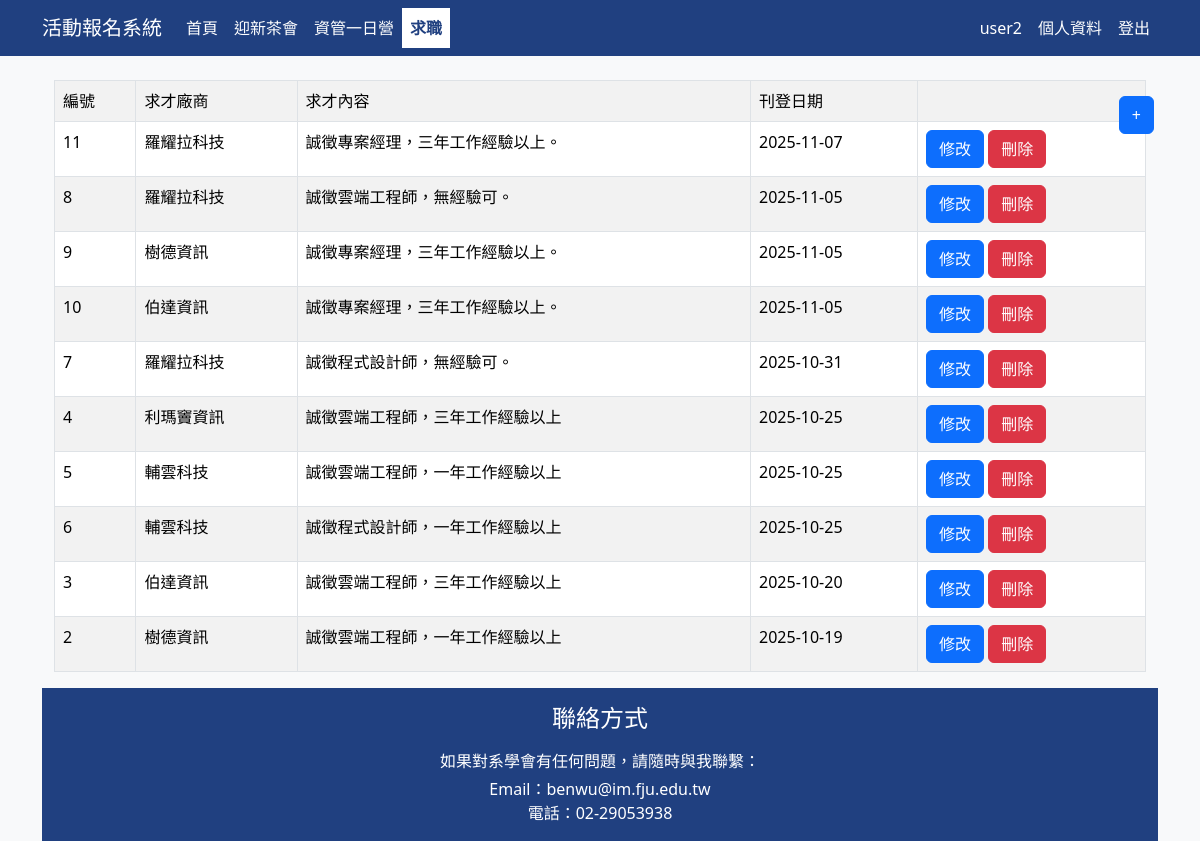
The app's page /week08/job.php (signed in) with its own data.
### tables this page shows
CREATE TABLE `job` (
  `postid` int(11) NOT NULL,
  `company` varchar(45) NOT NULL,
  `content` text NOT NULL,
  `pdate` date NOT NULL
);

### week08/job.php (the view, shortened to what this page needs)
<?php
try {
  require_once 'testdb.php';
  $sql="select * from job order by pdate desc";
  $result = mysqli_query($conn, $sql);
?>
<div class="container position-relative">
<a href="job_insert.php" class="btn btn-primary position-absolute" style="top: 1rem; right: 1rem;">+</a>
<div class="container mt-4">
<table class="table table-bordered table-striped">
 <tr>
  <td>編號</td>
  <td>求才廠商</td>
  <td>求才內容</td>
  <td>刊登日期</td>
  <td></td>
 </tr>
 <?php
 while($row = mysqli_fetch_assoc($result)) {?>
 <tr>
  <td><?=$row["postid"]?></td>
  <td><?=$row["company"]?></td>
  <td><?=$row["content"]?></td>
  <td><?=$row["pdate"]?></td>
  <td>
    <a href="job_update.php?postid=<?=$row["postid"]?>" class="btn btn-primary">修改</a>
    <a href="job_delete.php?postid=<?=$row["postid"]?>" class="btn btn-danger">刪除</a>
  </td>
 </tr>
 <?php
  }
 ?>
</table>
</div>
<?php
}
catch(Exception $e) {
  echo 'Message: ' .$e->getMessage();
}
?>

### records on screen
job: postid "11", company "羅耀拉科技", content "誠徵專案經理，三年工作經驗以上。", pdate "2025-11-07"
job: postid "8", company "羅耀拉科技", content "誠徵雲端工程師，無經驗可。", pdate "2025-11-05"
job: postid "9", company "樹德資訊", content "誠徵專案經理，三年工作經驗以上。", pdate "2025-11-05"
job: postid "10", company "伯達資訊", content "誠徵專案經理，三年工作經驗以上。", pdate "2025-11-05"
job: postid "7", company "羅耀拉科技", content "誠徵程式設計師，無經驗可。", pdate "2025-10-31"
job: postid "4", company "利瑪竇資訊", content "誠徵雲端工程師，三年工作經驗以上", pdate "2025-10-25"
job: postid "5", company "輔雲科技", content "誠徵雲端工程師，一年工作經驗以上", pdate "2025-10-25"
job: postid "6", company "輔雲科技", content "誠徵程式設計師，一年工作經驗以上", pdate "2025-10-25"
job: postid "3", company "伯達資訊", content "誠徵雲端工程師，三年工作經驗以上", pdate "2025-10-20"
job: postid "2", company "樹德資訊", content "誠徵雲端工程師，一年工作經驗以上", pdate "2025-10-19"

### other values on screen
$_SESSION['account'] "user2"
